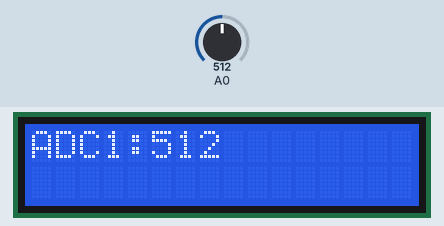
This sketch was run on a simulated Arduino Uno, built with avr-gcc and run on an emulated ATmega328P. Shown: 16×2 character LCD. The test bench sets the inputs (shaded band); at power-on: A0 = 512.

Above: at 1.2 s.
1.3 s: A0 set to 716
At 2.3 s:
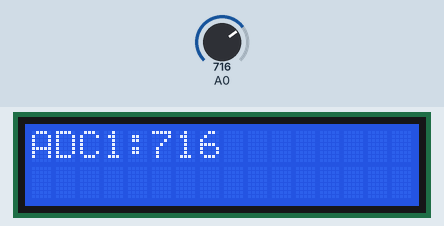
2.8 s: A0 set to 900
At 3.5 s:
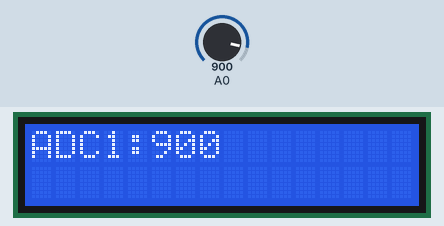
4.3 s: A0 set to 1023
At 4.6 s:
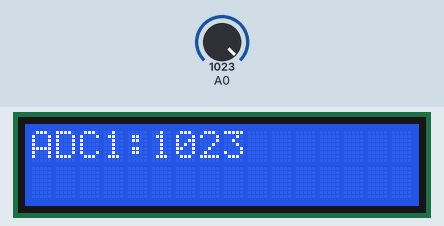
Timing chart, 0 to 7.3 s (numbered marks = the images above; inputs shaded):
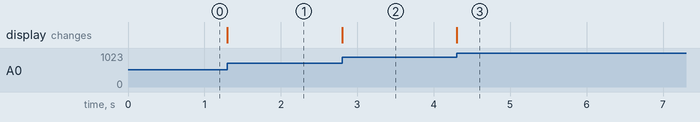

The sketch:

_1adc.ino
```cpp
#include <LiquidCrystal.h>
LiquidCrystal lcd (13,12,8,7,4,2); //13-Rs,12-en,8-D4,7-D5,4-D6,2-D7
int adc ;


void setup()
{
  Serial.begin(9600);
  lcd.begin (16,2);
}

void loop()
{

adc = analogRead(A0);


lcd.setCursor(0,0);
lcd.print("ADC1:");
lcd.setCursor(5,0);
lcd.print (adc);
}
```

Measured:
- after the input at 1.3 s, the display: changes at once (image 1)
- after the input at 2.8 s, the display: changes at once (image 2)
- after the input at 4.3 s, the display: changes at once (image 3)
